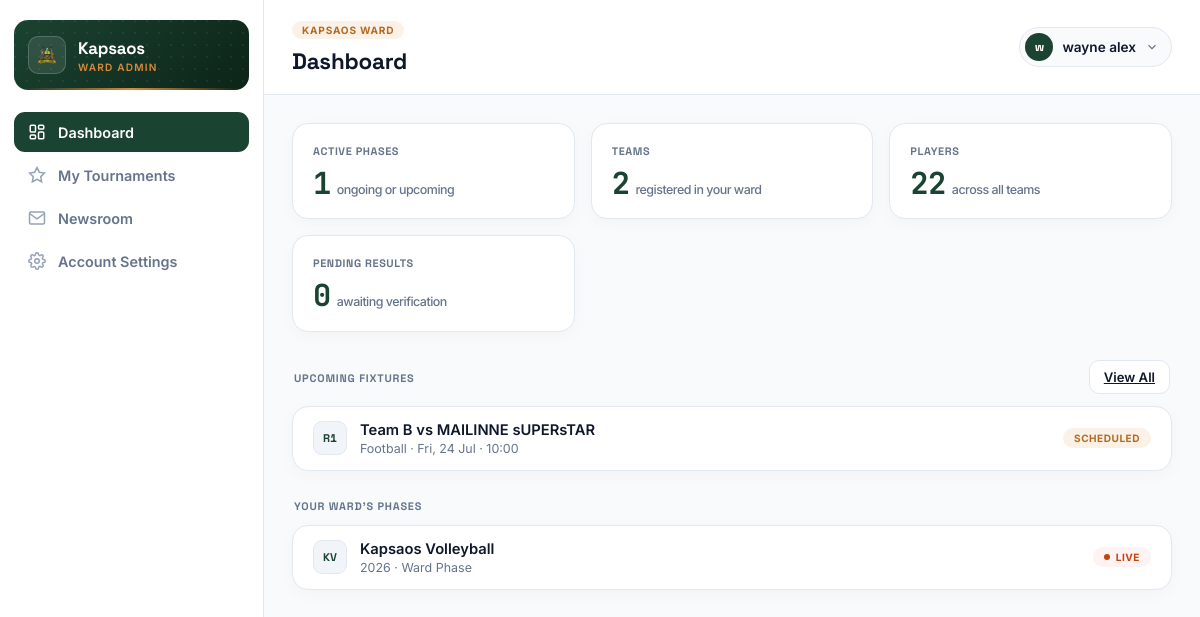
Screenshot of /accounts/ward/dashboard/ (signed in) with the database file from the repository.
### accounts/models.py (models this page shows, shortened)
class User(AbstractUser):
    class Role(models.TextChoices):
        SYSTEM_ADMIN = 'system_admin', 'System Admin'
        COUNTY_ICT_OFFICER = 'county_ict', 'County ICT Officer'
        SUB_COUNTY_ADMIN = 'sub_county_admin', 'Sub-County Admin'
        WARD_ADMIN = 'ward_admin', 'Ward Admin'
        TEAM_MANAGER = 'team_manager', 'Team Manager'
    role = models.CharField(max_length=20, choices=Role.choices)
    sub_county = models.ForeignKey(
        SubCounty, on_delete=models.PROTECT, null=True, blank=True, related_name='admins'
    )
    ward = models.ForeignKey(
        Ward, on_delete=models.PROTECT, null=True, blank=True, related_name='admins'
    )
    phone_number = models.CharField(max_length=20, blank=True)

class Ward(models.Model):
    sub_county = models.ForeignKey(SubCounty, on_delete=models.CASCADE, related_name='wards')
    name = models.CharField(max_length=100)
    created_at = models.DateTimeField(auto_now_add=True)
    class Meta:
        verbose_name_plural = "Wards"
        unique_together = ('sub_county', 'name')
        ordering = ['sub_county__name', 'name']

class Fixture(models.Model):
    class Status(models.TextChoices):
        SCHEDULED = 'scheduled', 'Scheduled'
        LIVE = 'live', 'Live'
        COMPLETED = 'completed', 'Completed'
        POSTPONED = 'postponed', 'Postponed'
        CANCELLED = 'cancelled', 'Cancelled'
    phase_sport = models.ForeignKey(PhaseSport, on_delete=models.CASCADE, related_name='fixtures',null=True)
    group = models.ForeignKey(Group, on_delete=models.SET_NULL, null=True, blank=True, related_name='fixtures')
    home_team = models.ForeignKey(Team, on_delete=models.CASCADE, related_name='home_fixtures')
    away_team = models.ForeignKey(Team, on_delete=models.CASCADE, related_name='away_fixtures')
    round_number = models.PositiveSmallIntegerField(help_text="Matchday / round index")
    leg = models.PositiveSmallIntegerField(default=1)
    venue = models.CharField(max_length=150, blank=True)
    kickoff_at = models.DateTimeField(null=True, blank=True)
    status = models.CharField(max_length=20, choices=Status.choices, default=Status.SCHEDULED)
    class Meta:
        ordering = ['round_number', 'kickoff_at']

class Team(models.Model):
    name = models.CharField(max_length=120)
    sport = models.ForeignKey(Sport, on_delete=models.PROTECT, related_name='teams')
    ward = models.ForeignKey(Ward, on_delete=models.PROTECT, related_name='teams')
    home_ground = models.CharField(max_length=150, blank=True)
    coach_name = models.CharField(max_length=120, blank=True)
    coach_phone = models.CharField(max_length=20, blank=True)
    created_by = models.ForeignKey(
        settings.AUTH_USER_MODEL, on_delete=models.SET_NULL, null=True,
        related_name='teams_created'
    )
    created_at = models.DateTimeField(auto_now_add=True)
    class Meta:
        unique_together = ('name', 'sport', 'ward')
        ordering = ['name']

class PhaseSport(models.Model):
    class Format(models.TextChoices):
        LEAGUE = 'league', 'League'
        KNOCKOUT = 'knockout', 'Knockout'
        GROUP_KNOCKOUT = 'group_knockout', 'Group Stage + Knockout'
        UEFA_LEAGUE_PHASE = 'uefa_league_phase', 'UEFA-Style League Phase'
    phase = models.ForeignKey(Phase, on_delete=models.CASCADE, related_name='phase_sports')
    sport = models.ForeignKey(Sport, on_delete=models.PROTECT, related_name='phase_entries')
    fixture_format = models.CharField(max_length=20, choices=Format.choices, default=Format.LEAGUE)
    legs = models.PositiveSmallIntegerField(default=1, help_text="1 = single round-robin, 2 = home & away")
    fixtures_generated = models.BooleanField(default=False)
    class Meta:
        unique_together = ('phase', 'sport')
        verbose_name = "Phase Sport"
        verbose_name_plural = "Phase Sports"

class Sport(models.Model):
    name = models.CharField(max_length=60, unique=True)
    rules_summary = models.CharField(max_length=255, help_text="e.g. '11 vs 11, 2x45min halves'")
    players_per_side = models.PositiveSmallIntegerField(default=11)
    is_active = models.BooleanField(default=True)
    class Meta:
        ordering = ['name']

class Phase(models.Model):
    class Stage(models.TextChoices):
        WARD = 'ward', 'Ward Phase'
        SUB_COUNTY = 'sub_county', 'Sub-County Phase'
        COUNTY = 'county', 'County Phase'
        FINAL = 'final', 'Final Phase'
    class Status(models.TextChoices):
        UPCOMING = 'upcoming', 'Upcoming'
        ONGOING = 'ongoing', 'Ongoing'
        COMPLETED = 'completed', 'Completed'
    STAGE_ORDER = {
        Stage.WARD: 1,
        Stage.SUB_COUNTY: 2,
        Stage.COUNTY: 3,
        Stage.FINAL: 4,
    }
    tournament = models.ForeignKey(Tournament, on_delete=models.CASCADE, related_name='phases')
    stage = models.CharField(max_length=20, choices=Stage.choices)
    order = models.PositiveSmallIntegerField(editable=False, default=1)
    status = models.CharField(max_length=20, choices=Status.choices, default=Status.UPCOMING)
    ward = models.ForeignKey(
        Ward, on_delete=models.PROTECT, null=True, blank=True, related_name='phases'
    )
    sub_county = models.ForeignKey(
        SubCounty, on_delete=models.PROTECT, null=True, blank=True, related_name='phases'
    )
    start_date = models.DateField(null=True, blank=True)
    end_date = models.DateField(null=True, blank=True)
    created_by = models.ForeignKey(
        settings.AUTH_USER_MODEL, on_delete=models.SET_NULL, null=True,
        related_name='phases_created'
    )
    created_at = models.DateTimeField(auto_now_add=True)
    class Meta:
        unique_together = ('tournament', 'stage', 'ward', 'sub_county')
        ordering = ['tournament', 'order', 'ward__name', 'sub_county__name']

class Tournament(models.Model):
    class Status(models.TextChoices):
        UPCOMING = 'upcoming', 'Upcoming'
        ONGOING = 'ongoing', 'Ongoing'
        COMPLETED = 'completed', 'Completed'
    name = models.CharField(max_length=150)
    season = models.CharField(max_length=20, help_text="e.g. '2026'")
    sports = models.ManyToManyField(Sport, related_name='tournaments')
    status = models.CharField(max_length=20, choices=Status.choices, default=Status.UPCOMING)
    ward = models.ForeignKey(
        Ward, on_delete=models.PROTECT, null=True, blank=True, related_name='Tournament'
    )
    sub_county = models.ForeignKey(
        SubCounty, on_delete=models.PROTECT, null=True, blank=True, related_name='Tournament'
    )
    start_date = models.DateField(null=True, blank=True)
    end_date = models.DateField(null=True, blank=True)
    created_by = models.ForeignKey(
        settings.AUTH_USER_MODEL, on_delete=models.SET_NULL, null=True,
        related_name='tournaments_created'
    )
    created_at = models.DateTimeField(auto_now_add=True)
    class Meta:
        ordering = ['-season', 'name']
        unique_together = ('name', 'season')
    @property
    def crest_code(self):
        if not self.name:
            return ""
        cleaned = re.sub(r"['\u2019]s\b", "", self.name)
        words = re.findall(r"[A-Za-z0-9]+", cleaned)
        if not words:
            return ""
        if len(words) == 1:
            return words[0][:2].upper()
        return "".join(w[0] for w in words)[:3].upper()

### accounts/views.py (the view)
# urls.py: path('ward/dashboard/', views.ward_dashboard, name='ward_dashboard'),
@ward_admin_required
def ward_dashboard(request):
    ward = request.user.ward
    ward_phases = Phase.objects.filter(ward=ward).select_related('tournament')
    active_phases = ward_phases.filter(status__in=[Phase.Status.ONGOING, Phase.Status.UPCOMING])
    team_count = Team.objects.filter(phase_entries__phase__in=ward_phases).distinct().count()
    player_count = Player.objects.filter(team__ward=ward).count()
    upcoming_fixtures = (
        Fixture.objects
        .filter(phase_sport__phase__in=ward_phases, status=Fixture.Status.SCHEDULED)
        .select_related('home_team', 'away_team', 'phase_sport__sport')
        .order_by('kickoff_at')[:5]
    )
    pending_results_count = Result.objects.filter(
        fixture__phase_sport__phase__in=ward_phases, verified=False
    ).count()
    context = {
        'active_nav': 'dashboard',
        'ward': ward,
        'ward_phases': ward_phases,
        'active_phase_count': active_phases.count(),
        'team_count': team_count,
        'player_count': player_count,
        'upcoming_fixtures': upcoming_fixtures,
        'pending_results_count': pending_results_count,
    }
    return render(request, 'ward/wardadmin_dashboard.html', context)

### accounts/templates/ward/wardadmin_dashboard.html (shortened to what this page needs)
{% extends "ward/wardadmin_base.html" %}
{% block page_eyebrow %}{{ ward.name }} Ward{% endblock %}
{% block page_title %}Dashboard{% endblock %}
{% block content %}
<div class="metrics-grid">
    <div class="metric-card">
        <h3>Active Phases</h3>
        <p>{{ active_phase_count }}<span>ongoing or upcoming</span></p>
    </div>
    <div class="metric-card">
        <h3>Teams</h3>
        <p>{{ team_count }}<span>registered in your ward</span></p>
    </div>
    <div class="metric-card">
        <h3>Players</h3>
        <p>{{ player_count }}<span>across all teams</span></p>
    </div>
    <div class="metric-card">
        <h3>Pending Results</h3>
        <p>{{ pending_results_count }}<span>awaiting verification</span></p>
    </div>
</div>
<div class="group-header-row" style="margin-top:28px;">
    <h3 class="group-header">Upcoming Fixtures</h3>
    <a href="{% url 'ward_tournament' %}" class="btn-ghost">View All</a>
</div>
<div class="group">
    {% for fixture in upcoming_fixtures %}
    <div class="group-row">
        <div class="row-left">
            <div class="avatar-chip mono">R{{ fixture.round_number }}</div>
            <div>
                <div class="cell-main">{{ fixture.home_team.name }} vs {{ fixture.away_team.name }}</div>
                <div class="cell-sub">
                    {{ fixture.phase_sport.sport.name }}
                    {% if fixture.kickoff_at %} &middot; {{ fixture.kickoff_at|date:"D, d M · H:i" }}{% else %} &middot; Not scheduled{% endif %}
                </div>
            </div>
        </div>
        <span class="badge pending">Scheduled</span>
    </div>
    {% empty %}
    <div class="empty-state"><p>No upcoming fixtures for your ward right now.</p></div>
    {% endfor %}
</div>
<div class="group-header-row" style="margin-top:28px;">
    <h3 class="group-header">Your Ward's Phases</h3>
</div>
<div class="group">
    {% for phase in ward_phases %}
    <div class="group-row" onclick="window.location.href='{% url 'ward_tournament' %}'" style="cursor:pointer;">
        <div class="row-left">
            <div class="avatar-chip">{{ phase.tournament.crest_code }}</div>
            <div>
                <div class="cell-main">{{ phase.tournament.name }}</div>
                <div class="cell-sub">{{ phase.tournament.season }} &middot; {{ phase.get_stage_display }}</div>
            </div>
        </div>
        {% if phase.status == 'ongoing' %}
            <span class="badge live"><span class="live-dot"></span>Live</span>
        {% elif phase.status == 'upcoming' %}
            <span class="badge pending">Upcoming</span>
        {% else %}
            <span class="badge success">Completed</span>
        {% endif %}
    </div>
    {% empty %}
    <div class="empty-state"><p>Your ward hasn't been entered into a tournament phase yet.</p></div>
    {% endfor %}
</div>
{% endblock %}

### accounts/templates/ward/wardadmin_base.html (shortened to what this page needs)
{% load static %}
<!DOCTYPE html>
<html lang="en">
<head>
</head>
<body>
<div class="dashboard-wrapper">
    <aside class="sidebar" id="sidebar">
        <div class="sidebar-brand">
            <div class="sidebar-crest"><img src="{% static 'UG_LOGO.png' %}" alt="Logo"></div>
            <div class="sidebar-title">
                <h1>{{ request.user.ward.name }}</h1>
                <p>Ward Admin</p>
            </div>
        </div>
        <nav>
            <ul class="nav-menu">
                <li><a href="{% url 'ward_dashboard' %}" class="nav-item {% if active_nav == 'dashboard' %}active{% endif %}">
                    <svg viewBox="0 0 24 24"><rect x="3" y="3" width="7" height="9" rx="1.5"/><rect x="14" y="3" width="7" height="5" rx="1.5"/><rect x="14" y="12" width="7" height="9" rx="1.5"/><rect x="3" y="16" width="7" height="5" rx="1.5"/></svg>
                    Dashboard
                </a></li>
                <li><a href="{% url 'ward_tournament' %}" class="nav-item {% if active_nav == 'tournament' %}active{% endif %}">
                    <svg viewBox="0 0 24 24"><path d="M12 2l3.09 6.26L22 9.27l-5 4.87 1.18 6.88L12 17.77l-6.18 3.25L7 14.14 2 9.27l6.91-1.01L12 2z"/></svg>
                    My Tournaments
                </a></li>
                <li><a href="{% url 'ward_newsroom' %}" class="nav-item {% if active_nav == 'news' %}active{% endif %}">
                    <svg viewBox="0 0 24 24"><path d="M4 4h16c1.1 0 2 .9 2 2v12c0 1.1-.9 2-2 2H4c-1.1 0-2-.9-2-2V6c0-1.1.9-2 2-2z"/><polyline points="22,6 12,13 2,6"/></svg>
                    Newsroom
                </a></li>
                <li><a href="{% url 'ward_account_settings' %}" class="nav-item {% if active_nav == 'settings' %}active{% endif %}">
                    Account Settings
                </a></li>
            </ul>
        </nav>
    </aside>
    <main class="main-viewport">
        <header class="top-header-bar">
            <div>
                <div class="eyebrow">{% block page_eyebrow %}Overview{% endblock %}</div>
                <h2>{% block page_title %}Dashboard{% endblock %}</h2>
            </div>
            <div class="header-right">
                <div class="user-pill">
                    <button class="user-pill-trigger" onclick="toggleUserDropdown()">
                        <span class="user-avatar">{{ request.user.first_name|slice:":1"|default:"W" }}</span>
                        <span class="user-label">{{ request.user.get_full_name|default:request.user.username }}</span>
                        <svg viewBox="0 0 24 24" fill="none" stroke-width="2"><polyline points="6 9 12 15 18 9"/></svg>
                    </button>
                </div>
            </div>
        </header>
       <div class="content-area">
            {% block content %}{% endblock %}
        </div>
    </main>
</div>
</body>
</html>

### rows the page displays
User: user.ward.name "Kapsaos", user.first_name "w", user.get_full_name "wayne alex"
Ward: name "KAPSAOS"
Fixture: round_number "1", home_team.name "Team B", away_team.name "MAILINNE sUPERsTAR", phase_sport.sport.name "Football", kickoff_at "Fri, 24 Jul · 10:00"
Phase: tournament.crest_code "KV", tournament.name "Kapsaos Volleyball", tournament.season "2026", stage "Ward Phase", status "ongoing" (drawn)

### other values shown
{{ active_phase_count }} "1"
{{ team_count }} "2"
{{ player_count }} "22"
{{ pending_results_count }} "0"
